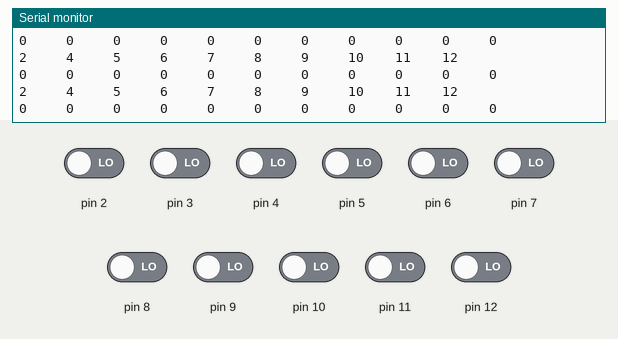
This sketch was run on a simulated Arduino Uno, built with avr-gcc and run on an emulated ATmega328P. Parts: the last lines printed to the serial monitor. Inputs (shaded band) come from the test bench; at power-on: pin 2–12 LOW.

Above: at 1.9 s.
2.0 s: pin 2 driven HIGH
At 2.7 s:
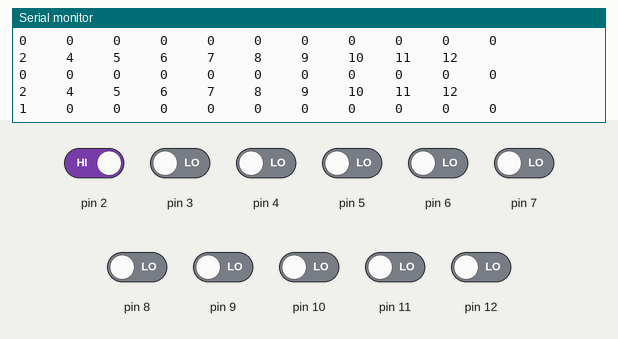
3.5 s: pin 3 driven HIGH
At 4.4 s:
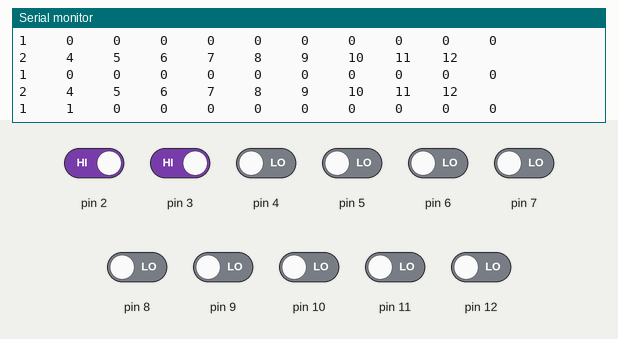
5.0 s: pin 4 driven HIGH
At 5.5 s:
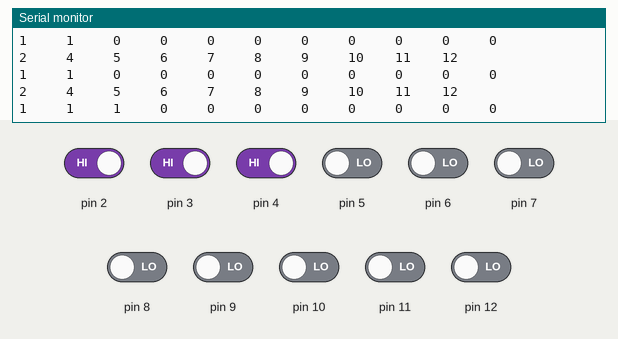
6.5 s: pin 5 driven HIGH
At 7.2 s:
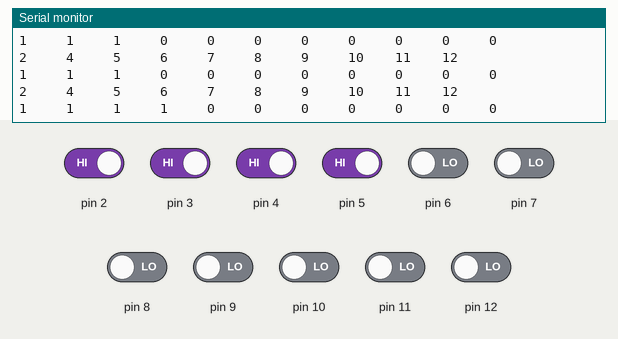
8.0 s: pin 6 driven HIGH
At 8.9 s:
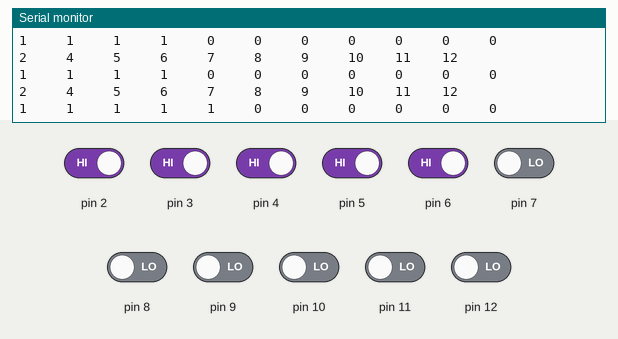
9.5 s: pin 7 driven HIGH
At 10.0 s:
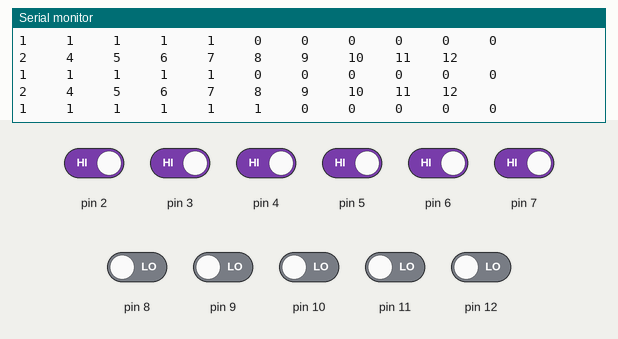

Measured:
- after the input at 2.0 s, the serial monitor: prints a new line after 0.30 s (image 1)
- after the input at 3.5 s, the serial monitor: prints a new line after 0.48 s (image 2)
- after the input at 5.0 s, the serial monitor: prints a new line after 0.10 s (image 3)
- after the input at 6.5 s, the serial monitor: prints a new line after 0.28 s (image 4)
- after the input at 8.0 s, the serial monitor: prints a new line after 0.47 s (image 5)
- after the input at 9.5 s, the serial monitor: prints a new line after 0.09 s (image 6)

The sketch:

Button_test.ino
```cpp
void setup() {
  pinMode(2, INPUT);
  pinMode(3, INPUT);
  pinMode(4, INPUT);
  pinMode(5, INPUT);
  pinMode(6, INPUT);
  pinMode(7, INPUT);
  pinMode(8, INPUT);
  pinMode(9, INPUT);
  pinMode(10, INPUT);
  pinMode(11, INPUT);
  pinMode(12, INPUT);

  Serial.begin(9600);
}

void loop() {
  Serial.print("2");
  Serial.print("     ");
  Serial.print("4");
  Serial.print("     ");
  Serial.print("5");
  Serial.print("     ");
  Serial.print("6");
  Serial.print("     ");
  Serial.print("7");
  Serial.print("     ");
  Serial.print("8");
  Serial.print("     ");
  Serial.print("9");
  Serial.print("     ");
  Serial.print("10");
  Serial.print("    ");
  Serial.print("11");
  Serial.print("    ");
  Serial.println("12");

  Serial.print(digitalRead(2));
  Serial.print("     ");
  Serial.print(digitalRead(3));
  Serial.print("     ");
  Serial.print(digitalRead(4));
  Serial.print("     ");
  Serial.print(digitalRead(5));
  Serial.print("     ");
  Serial.print(digitalRead(6));
  Serial.print("     ");
  Serial.print(digitalRead(7));
  Serial.print("     ");
  Serial.print(digitalRead(8));
  Serial.print("     ");
  Serial.print(digitalRead(9));
  Serial.print("     ");
  Serial.print(digitalRead(10));
  Serial.print("     ");
  Serial.print(digitalRead(11));
  Serial.print("     ");
  Serial.println(digitalRead(12));

  Serial.println("");

  delay(500);

}
```
